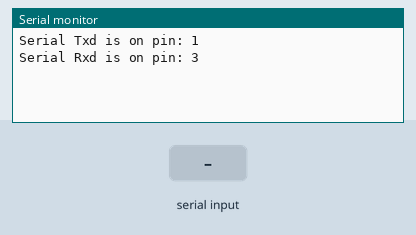
Simulated run of this sketch. Board: ESP32. Shown: the last lines printed to the serial monitor. The inputs (shaded band) are chosen by the test bench.

Above: at 1.2 s.
1.3 s: "1" received over the second serial link
At 2.0 s:
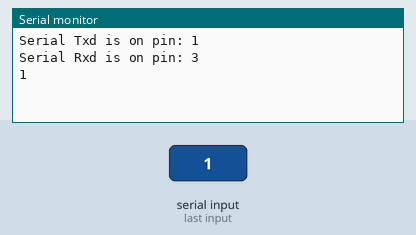
2.8 s: "0" received over the second serial link
At 3.1 s:
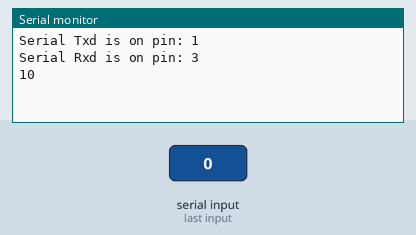

Measured:
- after the input at 1.3 s, the serial monitor: prints a new line at once (image 1)
- after the input at 2.8 s, the serial monitor: prints a new line at once (image 2)

The sketch:

ESP32_MultiSerial.ino
```cpp
/*
 * There are three serial ports on the ESP known as U0UXD, U1UXD and U2UXD.
 *
 * U0UXD is used to communicate with the ESP32 for programming and during reset/boot.
 * U1UXD is unused and can be used for your projects. Some boards use this port for SPI Flash access though
 * U2UXD is unused and can be used for your projects.
 *
*/

#define RXD2 16
#define TXD2 17

void setup() {
  // Note the format for setting a serial port is as follows: Serial2.begin(baud-rate, protocol, RX pin, TX pin);
  Serial.begin(9600);
  //Serial1.begin(9600, SERIAL_8N1, RXD2, TXD2);
  Serial2.begin(9600, SERIAL_8N1, RXD2, TXD2);
  Serial.println("Serial Txd is on pin: "+String(TX));
  Serial.println("Serial Rxd is on pin: "+String(RX));
  String tempStr = "get mtnSettings.date.txt";
  Serial2.print(tempStr.c_str());
  Serial2.write(0xFF);
  Serial2.write(0xFF);
  Serial2.write(0xFF);
}

void loop() { //Choose Serial1 or Serial2 as required
  /*
  String tempStr = "get mtnSettings.date.txt";
  Serial2.print(tempStr.c_str());
  Serial2.write(0xFF);
  Serial2.write(0xFF);
  Serial2.write(0xFF);
  delay(10);
  */
  while (Serial2.available()) {
    Serial.print(char(Serial2.read()));
  }
  while (Serial.available()) {
    Serial2.print(char(Serial.read()));
  }
}


/* Baud-rates available: 300, 600, 1200, 2400, 4800, 9600, 14400, 19200, 28800, 38400, 57600, or 115200, 256000, 512000, 962100
 *
 *  Protocols available:
 * SERIAL_5N1   5-bit No parity 1 stop bit
 * SERIAL_6N1   6-bit No parity 1 stop bit
 * SERIAL_7N1   7-bit No parity 1 stop bit
 * SERIAL_8N1 (the default) 8-bit No parity 1 stop bit
 * SERIAL_5N2   5-bit No parity 2 stop bits
 * SERIAL_6N2   6-bit No parity 2 stop bits
 * SERIAL_7N2   7-bit No parity 2 stop bits
 * SERIAL_8N2   8-bit No parity 2 stop bits
 * SERIAL_5E1   5-bit Even parity 1 stop bit
 * SERIAL_6E1   6-bit Even parity 1 stop bit
 * SERIAL_7E1   7-bit Even parity 1 stop bit
 * SERIAL_8E1   8-bit Even parity 1 stop bit
 * SERIAL_5E2   5-bit Even parity 2 stop bit
 * SERIAL_6E2   6-bit Even parity 2 stop bit
 * SERIAL_7E2   7-bit Even parity 2 stop bit
 * SERIAL_8E2   8-bit Even parity 2 stop bit
 * SERIAL_5O1   5-bit Odd  parity 1 stop bit
 * SERIAL_6O1   6-bit Odd  parity 1 stop bit
 * SERIAL_7O1   7-bit Odd  parity 1 stop bit
 * SERIAL_8O1   8-bit Odd  parity 1 stop bit
 * SERIAL_5O2   5-bit Odd  parity 2 stop bit
 * SERIAL_6O2   6-bit Odd  parity 2 stop bit
 * SERIAL_7O2   7-bit Odd  parity 2 stop bit
 * SERIAL_8O2   8-bit Odd  parity 2 stop bit
*/
```
